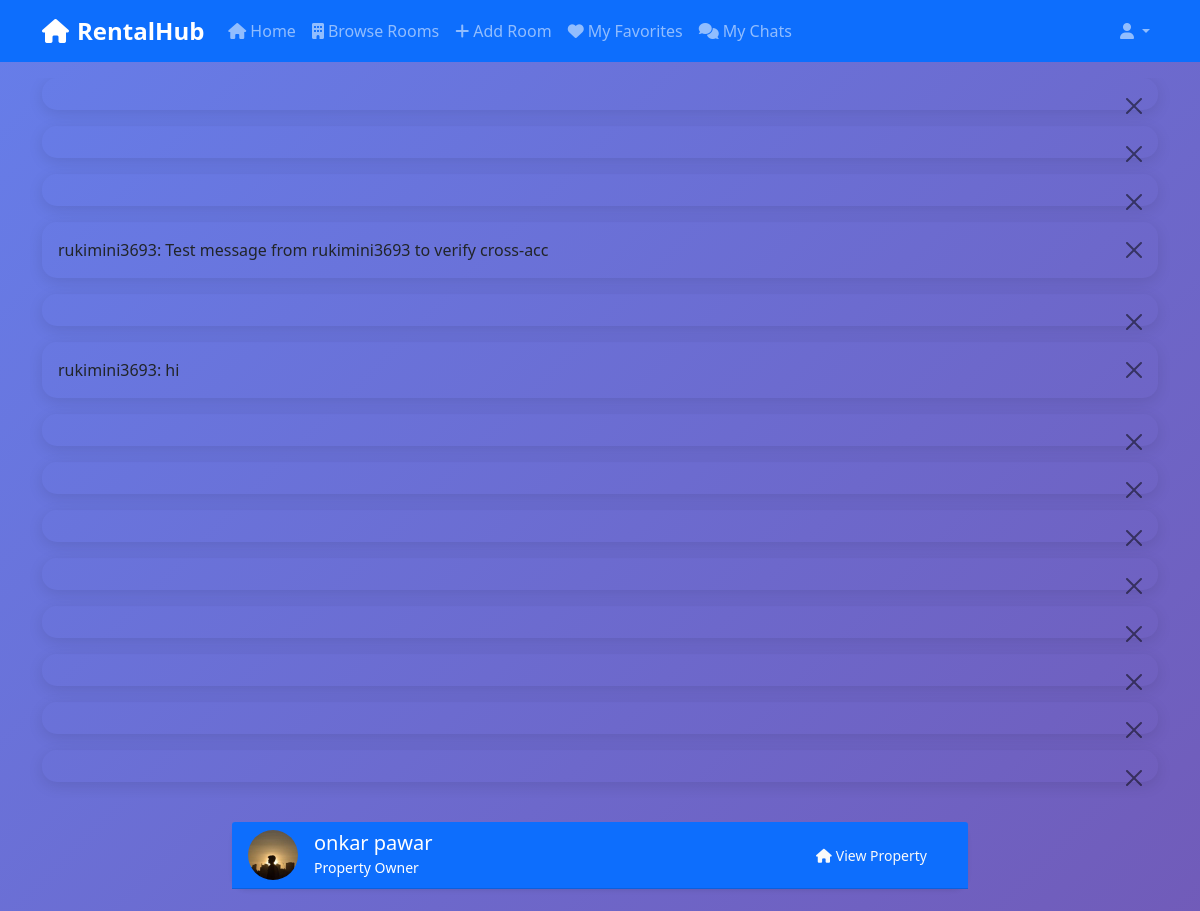
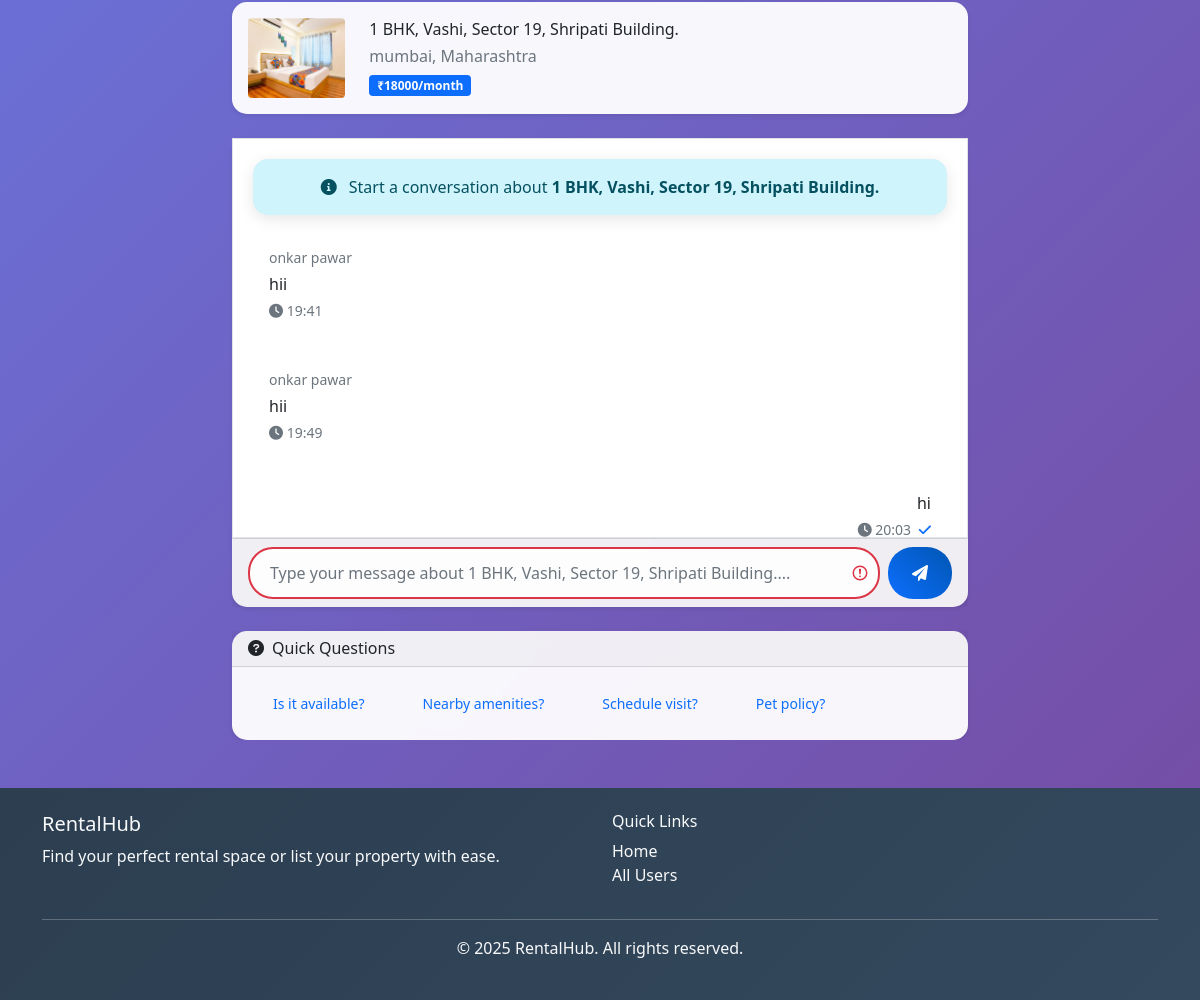
Page /chat/room/1/ (signed in) on the committed database (2 pictures, top to bottom).
### chat/models.py (models this page shows)
class Message(models.Model):
    chat_room = models.ForeignKey(ChatRoom, on_delete=models.CASCADE, related_name='messages')
    sender = models.ForeignKey(User, on_delete=models.CASCADE, related_name='sent_messages')
    content = models.TextField()
    timestamp = models.DateTimeField(auto_now_add=True)
    is_read = models.BooleanField(default=False)
    class Meta:
        ordering = ['timestamp']
    def __str__(self):
        return f"{self.sender.username}: {self.content[:50]}"

### accounts/models.py (models this page shows, shortened)
class Profile(models.Model):
    user = models.OneToOneField(User, on_delete=models.CASCADE)
    first_name = models.CharField(max_length=50)
    last_name = models.CharField(max_length=50)
    email = models.EmailField()
    phone_number = models.CharField(max_length=15)
    profile_picture = models.ImageField(
        upload_to='profile_pics/',
        default='profile_pics/default.jpg',
        blank=True
    )
    bio = models.TextField(max_length=500, blank=True)
    address = models.TextField(max_length=200, blank=True)
    created_at = models.DateTimeField(auto_now_add=True)
    updated_at = models.DateTimeField(auto_now=True)

### rooms/models.py (models this page shows, shortened)
class Room(models.Model):
    ROOM_CATEGORIES = [
        ('boys', 'Boys'),
        ('girls', 'Girls'),
        ('family', 'Family'),
    ]
    ROOM_TYPES = [
        ('pg', 'PG (Paying Guest)'),
        ('flat', 'Flat'),
        ('hostel', 'Hostel'),
    ]
    title = models.CharField(max_length=200)
    description = models.TextField()
    owner = models.ForeignKey(User, on_delete=models.CASCADE, related_name='rooms')
    category = models.CharField(max_length=10, choices=ROOM_CATEGORIES)
    room_type = models.CharField(max_length=10, choices=ROOM_TYPES)
    price = models.DecimalField(max_digits=10, decimal_places=2)
    security_deposit = models.DecimalField(max_digits=10, decimal_places=2, default=0.00, help_text="Security deposit amount")
    address = models.TextField(max_length=500)
    city = models.CharField(max_length=100)
    state = models.CharField(max_length=100)
    pincode = models.CharField(max_length=10)
    area_sqft = models.PositiveIntegerField(help_text="Area in square feet")
    bedrooms = models.PositiveIntegerField(default=1)
    bathrooms = models.PositiveIntegerField(default=1)
    max_occupancy = models.PositiveIntegerField(default=1)
    available_from = models.DateField(null=True, blank=True, help_text="Date from when the room is available")
    floor = models.CharField(max_length=20, blank=True, null=True, help_text="Floor number (e.g., Ground, 1st, 2nd)")
    wifi = models.BooleanField(default=False)
    parking = models.BooleanField(default=False)
    ac = models.BooleanField(default=False)
    laundry = models.BooleanField(default=False)
    kitchen = models.BooleanField(default=False)
    food_included = models.BooleanField(default=False)
    gym = models.BooleanField(default=False)
    swimming_pool = models.BooleanField(default=False)
    security = models.BooleanField(default=False)
    is_available = models.BooleanField(default=True)
    featured = models.BooleanField(default=False)
    created_at = models.DateTimeField(auto_now_add=True)
    updated_at = models.DateTimeField(auto_now=True)
    class Meta:
        ordering = ['-created_at']
    @property
    def main_image(self):
        first_image = self.images.first()
        if first_image:
            return first_image.image.url
        return '/static/images/default_room.svg'

class RoomImage(models.Model):
    room = models.ForeignKey(Room, on_delete=models.CASCADE, related_name='images')
    image = models.ImageField(upload_to='room_pics/')
    caption = models.CharField(max_length=200, blank=True)
    is_main = models.BooleanField(default=False)
    created_at = models.DateTimeField(auto_now_add=True)
    class Meta:
        ordering = ['-is_main', 'created_at']

### chat/views.py (the view)
# urls.py: path('room/<int:chat_room_id>/', views.chat_room, name='chat_room'),
@login_required
def chat_room(request, chat_room_id):
    chat_room = get_object_or_404(ChatRoom, id=chat_room_id)
    if not chat_room.participants.filter(id=request.user.id).exists():
        messages.error(request, "You don't have access to this chat room.")
        return redirect('chat:chat_list')
    messages_list = Message.objects.filter(chat_room=chat_room).select_related('sender')
    Message.objects.filter(
        chat_room=chat_room,
        is_read=False
    ).exclude(sender=request.user).update(is_read=True)
    other_participant = chat_room.get_other_participant(request.user)
    return render(request, 'chat/chat_room.html', {
        'chat_room': chat_room,
        'room': chat_room.room,
        'owner': chat_room.room.owner,
        'messages': messages_list,
        'other_participant': other_participant
    })

### templates/chat/chat_room.html (shortened to what this page needs)
{% extends 'base.html' %}
{% load static %}
{% block content %}
<div class="container mt-4">
    <div class="row justify-content-center">
        <div class="col-lg-8">
            <div class="card shadow-sm mb-4">
                <div class="card-header bg-primary text-white">
                    <div class="row align-items-center">
                        <div class="col">
                            <div class="d-flex align-items-center">
                                {% if owner.profile.profile_picture %}
                                    <img src="{{ owner.profile.profile_picture.url }}"
                                         alt="{{ owner.get_full_name|default:owner.username }}"
                                         class="rounded-circle me-3"
                                         style="width: 50px; height: 50px; object-fit: cover;">
                                {% else %}
                                    <div class="rounded-circle bg-light d-flex align-items-center justify-content-center me-3"
                                         style="width: 50px; height: 50px;">
                                        <i class="fas fa-user text-muted"></i>
                                    </div>
                                {% endif %}
                                <div>
                                    <h5 class="mb-0">{{ owner.get_full_name|default:owner.username }}</h5>
                                    <small>Property Owner</small>
                                </div>
                            </div>
                        </div>
                        <div class="col-auto">
                            <a href="{% url 'rooms:room_detail' room.pk %}" class="btn btn-outline-light btn-sm">
                                <i class="fas fa-home me-1"></i>View Property
                            </a>
                        </div>
                    </div>
                </div>
            </div>
            <div class="card shadow-sm mb-4">
                <div class="card-body">
                    <div class="row align-items-center">
                        <div class="col-md-2">
                            {% if room.main_image %}
                                <img src="{{ room.main_image }}"
                                     alt="{{ room.title }}"
                                     class="img-fluid rounded"
                                     style="height: 80px; width: 100%; object-fit: cover;">
                            {% else %}
                                <div class="bg-light rounded d-flex align-items-center justify-content-center"
                                     style="height: 80px;">
                                    <i class="fas fa-home fa-2x text-muted"></i>
                                </div>
                            {% endif %}
                        </div>
                        <div class="col-md-10">
                            <h6 class="mb-1">{{ room.title }}</h6>
                            <p class="text-muted mb-1">{{ room.city }}, {{ room.state }}</p>
                            <span class="badge bg-primary">₹{{ room.price|floatformat:0 }}/month</span>
                        </div>
                    </div>
                </div>
            </div>
            <div class="card shadow-sm">
                <div class="card-body p-0">
                    <div id="chat-messages" class="chat-messages" style="height: 400px; overflow-y: auto; padding: 20px;">
                        <div class="message-item system-message mb-3">
                            <div class="alert alert-info mb-0">
                                <i class="fas fa-info-circle me-2"></i>
                                Start a conversation about <strong>{{ room.title }}</strong>
                            </div>
                        </div>
                        <div id="messages-container">
                            {% for message in messages %}
                                <div class="message-item {% if message.sender == user %}sent{% else %}received{% endif %}-message mb-3" data-message-id="{{ message.id }}">
                                    <div class="message-bubble p-3 rounded-lg">
                                        {% if message.sender != user %}
                                            <div class="message-sender text-muted small mb-1">
                                                {{ message.sender.get_full_name|default:message.sender.username }}
                                            </div>
                                        {% endif %}
                                        <div class="message-content">{{ message.content }}</div>
                                        <div class="message-time text-muted small mt-1">
                                            <i class="fas fa-clock"></i> {{ message.timestamp|date:"H:i" }}
                                            {% if message.sender == user %}
                                                <i class="fas fa-check ms-1 text-primary"></i>
                                            {% endif %}
                                        </div>
                                    </div>
                                </div>
                            {% endfor %}
                        </div>
                    </div>
                </div>
                <div class="card-footer">
                    <form id="message-form" class="d-flex gap-2">
                        <input type="text"
                               name="content"
                               id="message-input"
                               class="form-control"
                               placeholder="Type your message about {{ room.title }}..."
                               required>
                        <button type="submit" class="btn btn-primary px-4">
                            <i class="fas fa-paper-plane"></i>
                        </button>
                    </form>
                </div>
            </div>
            <div class="card shadow-sm mt-4">
                <div class="card-header">
                    <h6 class="mb-0"><i class="fas fa-question-circle me-2"></i>Quick Questions</h6>
                </div>
                <div class="card-body">
                    <div class="d-flex flex-wrap gap-2">
                        <button class="btn btn-outline-primary btn-sm quick-question"
                                data-message="Hi! I'm interested in your property. Is it still available?">
                            Is it available?
                        </button>
                        <button class="btn btn-outline-primary btn-sm quick-question"
                                data-message="What are the nearby amenities and transport facilities?">
                            Nearby amenities?
                        </button>
                        <button class="btn btn-outline-primary btn-sm quick-question"
                                data-message="Can I schedule a visit to see the property?">
                            Schedule visit?
                        </button>
                        <button class="btn btn-outline-primary btn-sm quick-question"
                                data-message="Are pets allowed in this property?">
                            Pet policy?
                        </button>
                    </div>
                </div>
            </div>
        </div>
    </div>
</div>
{% endblock %}

### templates/base.html (shortened to what this page needs)
<!DOCTYPE html>
<html lang="en">
<head>
    <link href="https://cdn.jsdelivr.net/npm/bootstrap@5.1.3/dist/css/bootstrap.min.css" rel="stylesheet">
    <link href="https://cdnjs.cloudflare.com/ajax/libs/font-awesome/6.0.0/css/all.min.css" rel="stylesheet">
    {% load static %}
    <link href="{% static 'css/main.css' %}" rel="stylesheet">
</head>
<body>
    <nav class="navbar navbar-expand-lg navbar-dark bg-primary">
        <div class="container">
            <a class="navbar-brand" href="{% url 'rooms:home' %}">
                <i class="fas fa-home me-2"></i>RentalHub
            </a>
            <div class="collapse navbar-collapse" id="navbarNav">
                <ul class="navbar-nav me-auto">
                    <li class="nav-item">
                        <a class="nav-link" href="{% url 'rooms:home' %}">
                            <i class="fas fa-home me-1"></i>Home
                        </a>
                    </li>
                    {% if user.is_authenticated %}
                        <li class="nav-item">
                            <a class="nav-link" href="{% url 'rooms:room_list' %}">
                                <i class="fas fa-building me-1"></i>Browse Rooms
                            </a>
                        </li>
                        <li class="nav-item">
                            <a class="nav-link" href="{% url 'rooms:room_create' %}">
                                <i class="fas fa-plus me-1"></i>Add Room
                            </a>
                        </li>
                        <li class="nav-item">
                            <a class="nav-link" href="{% url 'rooms:bookmarked_rooms' %}">
                                <i class="fas fa-heart me-1"></i>My Favorites
                            </a>
                        </li>
                        <li class="nav-item">
                            <a class="nav-link position-relative" href="{% url 'chat:chat_list' %}">
                                <i class="fas fa-comments me-1"></i>My Chats
                            </a>
                        </li>
                    {% endif %}
                </ul>
                <ul class="navbar-nav">
                    {% if user.is_authenticated %}
                        <li class="nav-item dropdown">
                            <a class="nav-link dropdown-toggle" href="#" role="button" data-bs-toggle="dropdown">
                                <i class="fas fa-user me-1"></i>{{ user.username }}
                            </a>
                        </li>
                    {% endif %}
                </ul>
            </div>
        </div>
    </nav>
    {% if messages %}
        <div class="container mt-3">
            {% for message in messages %}
                <div class="alert alert-{{ message.tags }} alert-dismissible fade show" role="alert">
                    {{ message }}
                    <button type="button" class="btn-close" data-bs-dismiss="alert"></button>
                </div>
            {% endfor %}
        </div>
    {% endif %}
    <main class="container-fluid">
        {% block content %}
        {% endblock %}
    </main>
    <footer class="bg-dark text-light py-4 mt-5">
        <div class="container">
            <div class="row">
                <div class="col-md-6">
                    <h5>RentalHub</h5>
                    <p>Find your perfect rental space or list your property with ease.</p>
                </div>
                <div class="col-md-6">
                    <h6>Quick Links</h6>
                    <ul class="list-unstyled">
                        <li><a href="{% url 'rooms:home' %}" class="text-light">Home</a></li>
                        <li><a href="{% url 'accounts:profile_list' %}" class="text-light">All Users</a></li>
                    </ul>
                </div>
            </div>
            <hr>
            <div class="text-center">
                <p>&copy; 2025 RentalHub. All rights reserved.</p>
            </div>
        </div>
    </footer>
</body>
</html>

### rows in the picture
Message: sender.get_full_name "onkar pawar", content "hii", timestamp "19:41"
Message: sender.get_full_name "onkar pawar", content "hii", timestamp "19:49"
Message: content "hi", timestamp "20:03"
Message: sender+content "rukimini3693: Test message from rukimini3693 to verify cross-acc"
Message: sender+content "rukimini3693: hi"
Room: main_image (picture), title "1 BHK, Vashi, Sector 19, Shripati Building.", city "mumbai", state "Maharashtra", price "18000", content "Type your message about 1 BHK, Vashi, Sector 19, Shripati Building...."

### other values in the picture
{{ owner.get_full_name|default:owner.username }} "onkar pawar"
